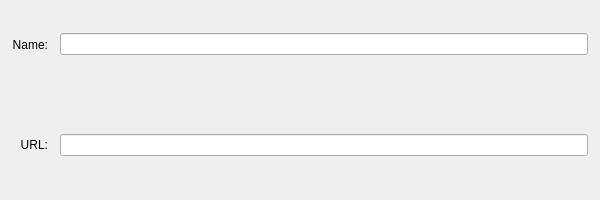
<?xml version="1.0" encoding="UTF-8"?>
<ui version="4.0">
 <class>EditMarketplaceDialog</class>
 <widget class="QDialog" name="EditMarketplaceDialog">
  <property name="geometry">
   <rect>
    <x>0</x>
    <y>0</y>
    <width>600</width>
    <height>200</height>
   </rect>
  </property>
  <property name="sizePolicy">
   <sizepolicy hsizetype="Preferred" vsizetype="Fixed">
    <horstretch>0</horstretch>
    <verstretch>0</verstretch>
   </sizepolicy>
  </property>
  <property name="minimumSize">
   <size>
    <width>400</width>
    <height>200</height>
   </size>
  </property>
  <property name="maximumSize">
   <size>
    <width>16777215</width>
    <height>200</height>
   </size>
  </property>
  <property name="windowTitle">
   <string notr="true"/>
  </property>
  <property name="modal">
   <bool>true</bool>
  </property>
  <layout class="QVBoxLayout" name="verticalLayout" stretch="1">
   <property name="spacing">
    <number>12</number>
   </property>
   <property name="leftMargin">
    <number>0</number>
   </property>
   <property name="topMargin">
    <number>0</number>
   </property>
   <property name="rightMargin">
    <number>0</number>
   </property>
   <item>
    <layout class="QGridLayout" name="gridLayout">
     <property name="leftMargin">
      <number>12</number>
     </property>
     <property name="rightMargin">
      <number>12</number>
     </property>
     <item row="1" column="0">
      <widget class="QLabel" name="label_2">
       <property name="sizePolicy">
        <sizepolicy hsizetype="Preferred" vsizetype="Expanding">
         <horstretch>0</horstretch>
         <verstretch>0</verstretch>
        </sizepolicy>
       </property>
       <property name="text">
        <string>URL:</string>
       </property>
       <property name="alignment">
        <set>Qt::AlignRight|Qt::AlignTrailing|Qt::AlignVCenter</set>
       </property>
      </widget>
     </item>
     <item row="0" column="0">
      <widget class="QLabel" name="label">
       <property name="sizePolicy">
        <sizepolicy hsizetype="Preferred" vsizetype="Expanding">
         <horstretch>0</horstretch>
         <verstretch>0</verstretch>
        </sizepolicy>
       </property>
       <property name="text">
        <string>Name:</string>
       </property>
       <property name="alignment">
        <set>Qt::AlignRight|Qt::AlignTrailing|Qt::AlignVCenter</set>
       </property>
      </widget>
     </item>
     <item row="0" column="1">
      <widget class="QLineEdit" name="NameEdit"/>
     </item>
     <item row="1" column="1">
      <widget class="QLineEdit" name="URLEdit"/>
     </item>
    </layout>
   </item>
  </layout>
 </widget>
 <resources/>
 <connections/>
</ui>
